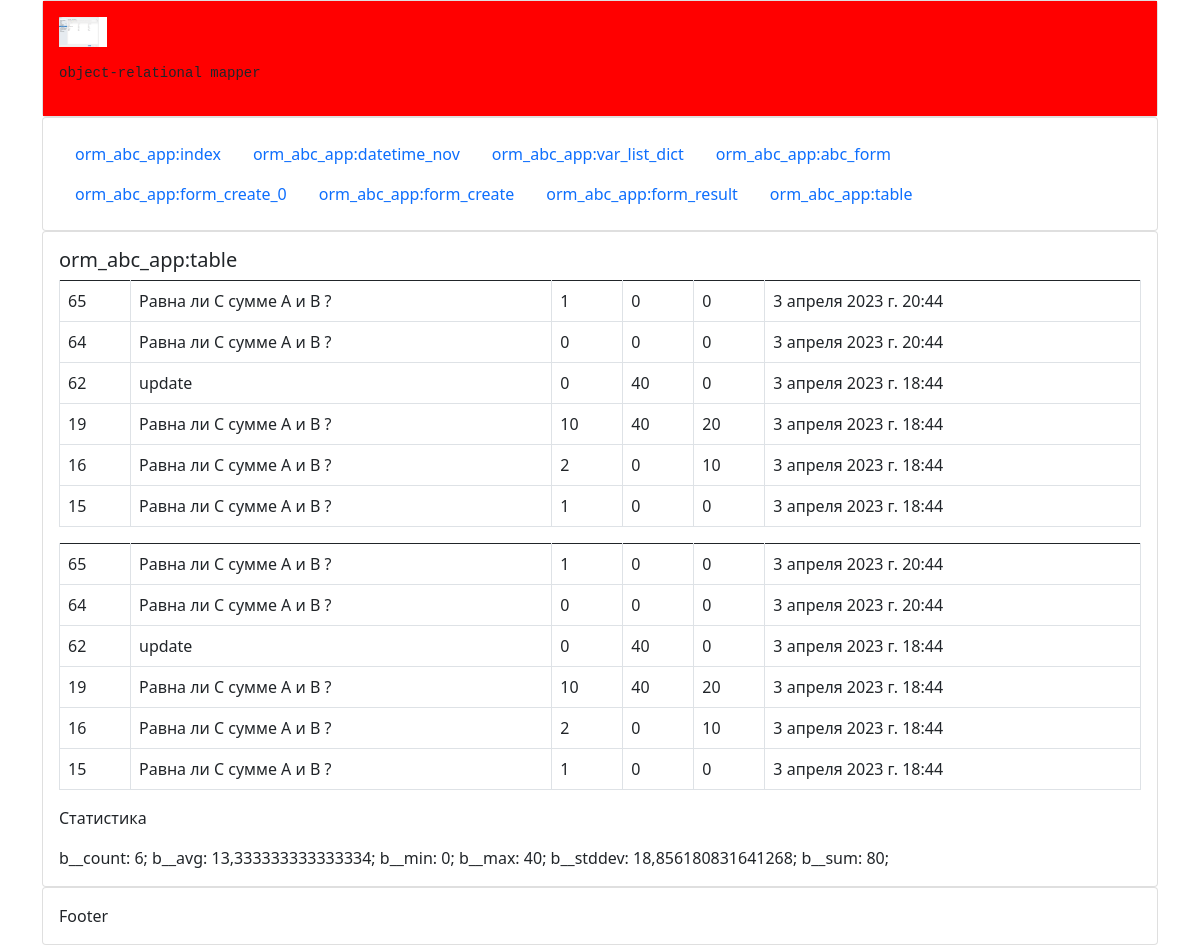
Screenshot of /table/ with the database file from the repository.
### orm_abc_app/models.py (models this page shows, shortened)
class Abc(models.Model):
    task = models.CharField("Формулировка задачи", default="Равна ли С сумме A и B ?", max_length=256)
    a = models.IntegerField("Значение А", default=0, )
    b = models.IntegerField("Значение B", default=0, help_text="Подсказка для поля")
    c = models.IntegerField("Значение С", choices=c_choices, default=0, )
    current_date = models.DateTimeField("Дата Записи", auto_now=True)
    class Meta:
        verbose_name = "A_B_C"
        verbose_name_plural = "A_B_C_S"
        ordering = ('-id', '-a')

### orm_abc_app/views.py (the view)
# urls.py: path('table/', views.table, name='table'),
def table(request):
    row = Abc.objects.values()
    print('row:', row)
    row_lists = Abc.objects.values_list()
    print('row_lists:', row_lists)
    cur_objects = Abc.objects.all()
    statics_val = []
    statics_val.append(cur_objects.aggregate(Count('b')))
    statics_val.append(cur_objects.aggregate(Avg('b')))
    statics_val.append(cur_objects.aggregate(Min('b')))
    statics_val.append(cur_objects.aggregate(Max('b')))
    statics_val.append(cur_objects.aggregate(StdDev('b')))
    statics_val.append(cur_objects.aggregate(Sum('b')))
    print(statics_val)
    statics = {'statics_val': statics_val}
    fields_list = list(Abc._meta.get_fields())
    verbose_name_list = []
    name_list = []
    for e in fields_list:
        verbose_name_list.append(e.verbose_name)
        name_list.append(e.name)
    print(verbose_name_list)
    print(name_list)
    context = {'row': row, 'row_lists': row_lists, 'statics': statics}
    return render(request, 'table.html', context)

### orm_abc_app/templates/table.html (shortened to what this page needs)
{% extends 'layout.html' %}
{% block content %}
    <h5>orm_abc_app:table</h5>
    <table class="table table-bordered">
        <tbody style="border-top: 3.0px;">
        {% for one_row in row %}
            <tr>
                {% for k, v in one_row.items %}
                    <td>
                        {{ v }}
                    </td>
                {% endfor %}
            </tr>
        {% endfor %}
    </table>
    <table class="table table-bordered">
        <tbody style="border-top: 3.0px;">
        {% for row in row_lists %}
            <tr>
                {% for item in row %}
                    <td>
                        {{ item }}
                    </td>
                {% endfor %}
            </tr>
        {% endfor %}
    </table>
    <p>Статистика</p>
    {% for item in statics.statics_val %}
        {% for k, v in  item.items %}
            {{ k }}:  {{ v }};
        {% endfor %}
    {% endfor %}
{% endblock %}

### rows the page displays
Abc: one_row "65" "Равна ли С сумме A и B ?" "1" "0" "0" "3 апреля 2023 г. 20:44", row "65" "Равна ли С сумме A и B ?" "1" "0" "0" "3 апреля 2023 г. 20:44"
Abc: one_row "64" "Равна ли С сумме A и B ?" "0" "0" "0" "3 апреля 2023 г. 20:44", row "64" "Равна ли С сумме A и B ?" "0" "0" "0" "3 апреля 2023 г. 20:44"
Abc: one_row "62" "update" "0" "40" "0" "3 апреля 2023 г. 18:44", row "62" "update" "0" "40" "0" "3 апреля 2023 г. 18:44"
Abc: one_row "19" "Равна ли С сумме A и B ?" "10" "40" "20" "3 апреля 2023 г. 18:44", row "19" "Равна ли С сумме A и B ?" "10" "40" "20" "3 апреля 2023 г. 18:44"
Abc: one_row "16" "Равна ли С сумме A и B ?" "2" "0" "10" "3 апреля 2023 г. 18:44", row "16" "Равна ли С сумме A и B ?" "2" "0" "10" "3 апреля 2023 г. 18:44"
Abc: one_row "15" "Равна ли С сумме A и B ?" "1" "0" "0" "3 апреля 2023 г. 18:44", row "15" "Равна ли С сумме A и B ?" "1" "0" "0" "3 апреля 2023 г. 18:44"

### other values shown
{{ k }} "b__count" "b__avg" "b__min" "b__max" "b__stddev" "b__sum"
{{ v }} "6" "13,333333333333334" "0" "40" "18,856180831641268" "80"
